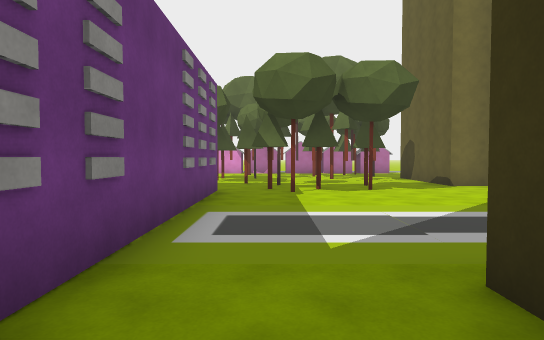
View 1 (above)

21 first-person views from a walk through a 3-D level made in the Unity game engine. The camera is 1.5 m above the floor, tilts 2° down and sees 75° across. The floor is counted in squares, 2 m on a side. Each view is taken from the middle of a square. On the plan, view 1 faces up. The plan holds only what a view shows up to about 11 squares ahead; the rest is blank. The place goes on beyond the plan. Some surface patterns are stand-ins.

View 2
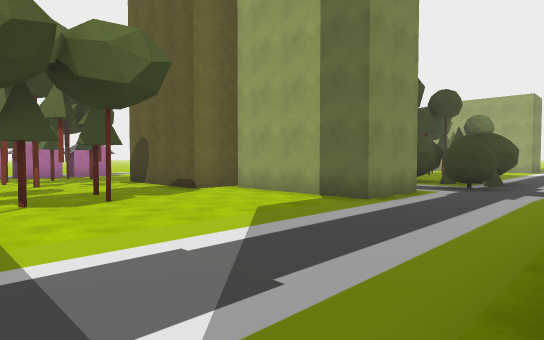

View 3
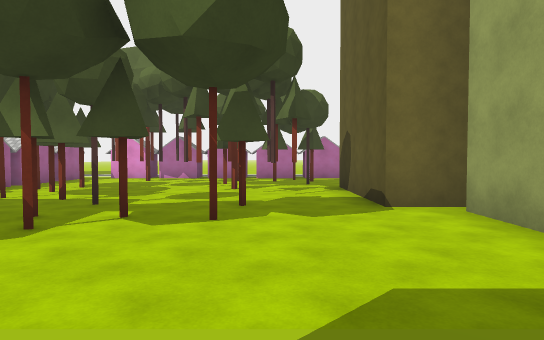

View 4
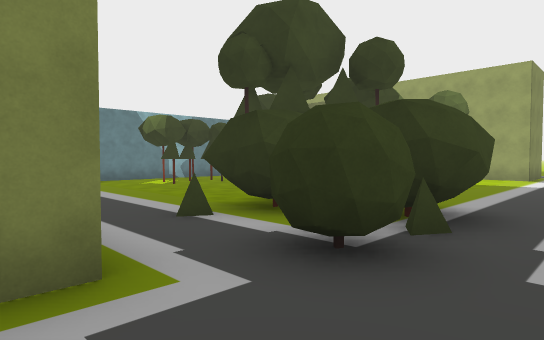

View 5
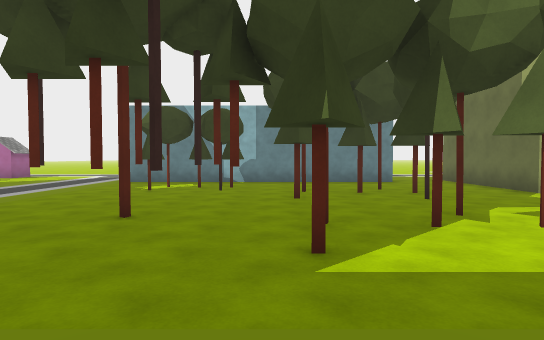

View 6
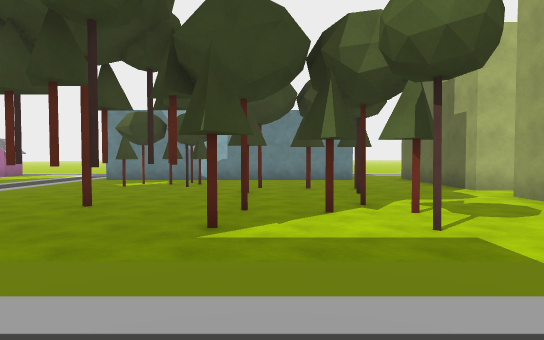

View 7
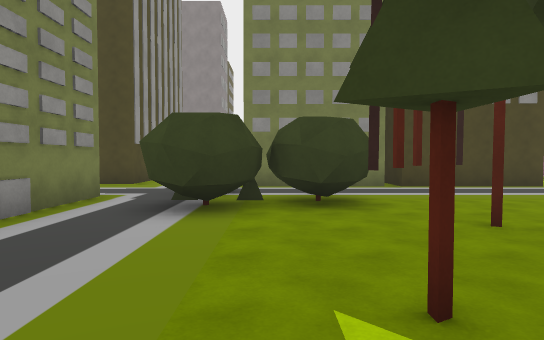

View 8
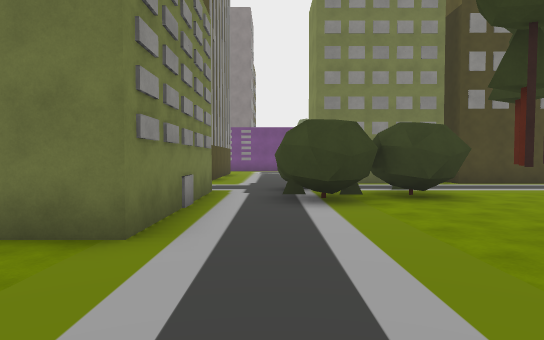

View 9
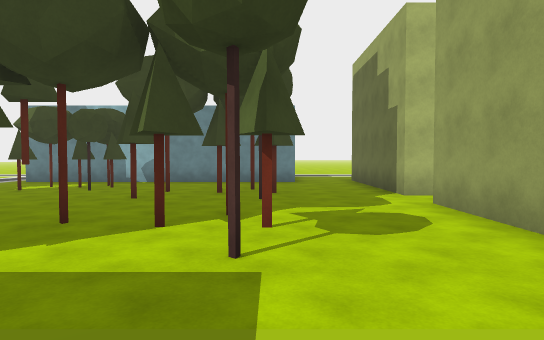

View 10
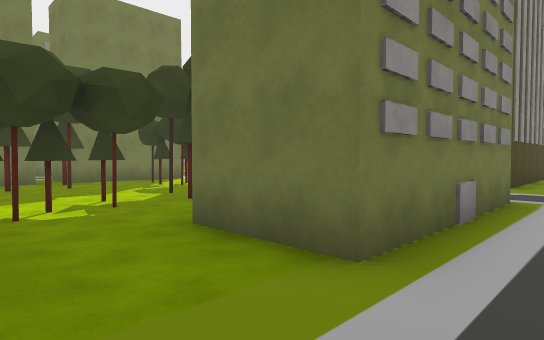

View 11
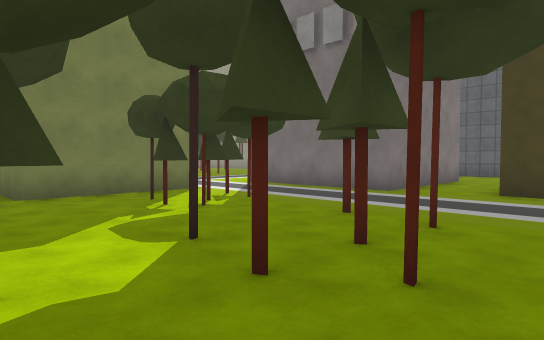

View 12
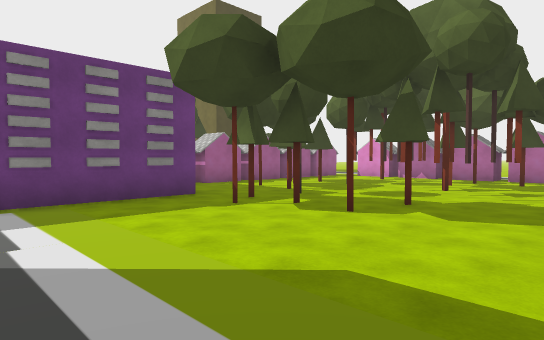

View 13
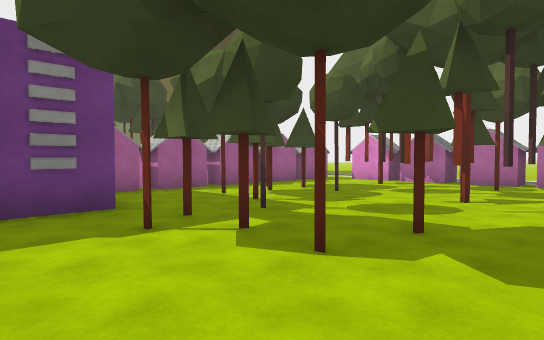

View 14
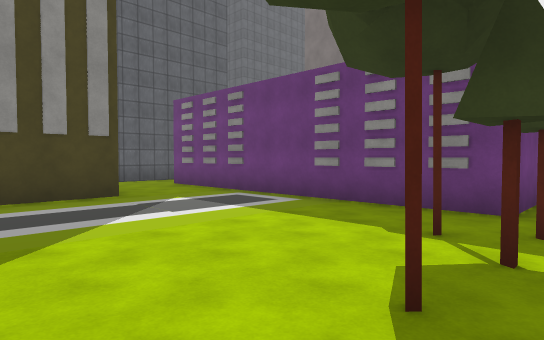

View 15
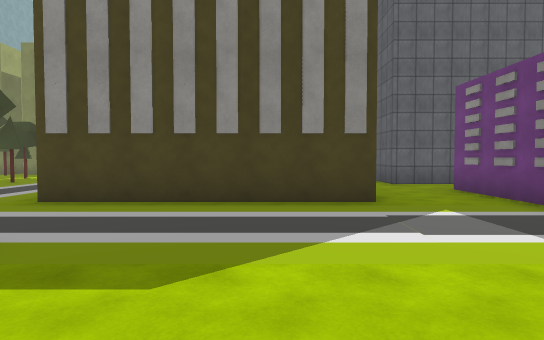

View 16
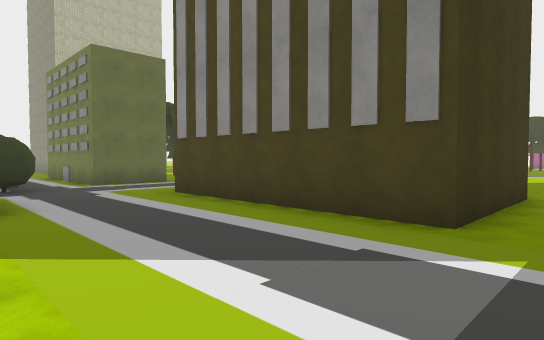

View 17
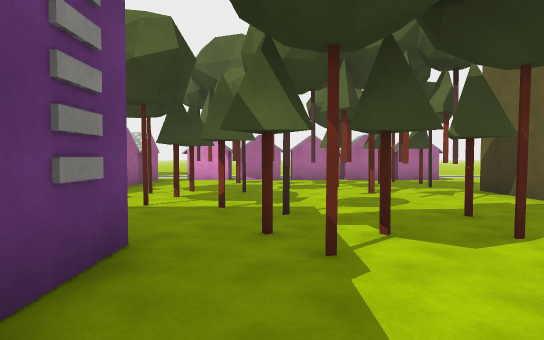

View 18
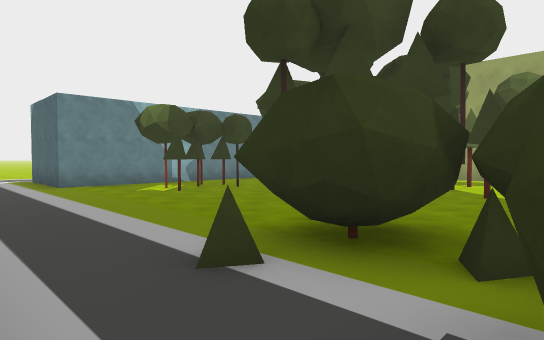

View 19
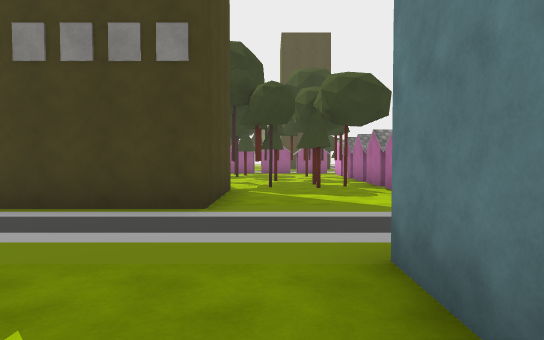

View 20
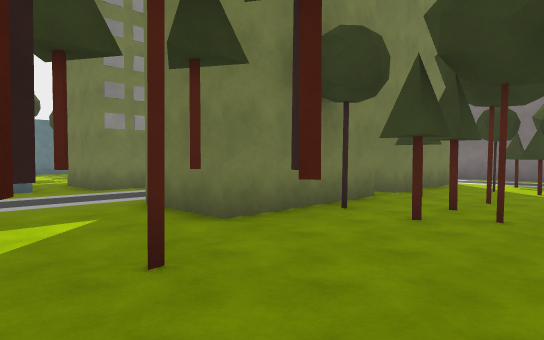

View 21
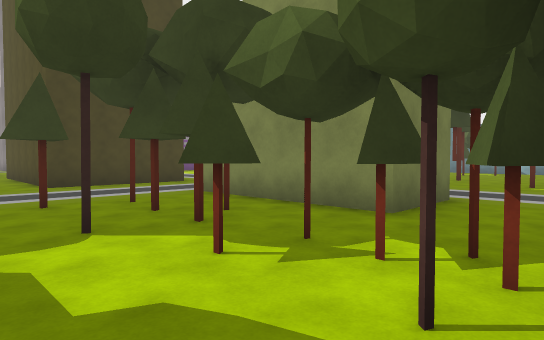

### Floor plan
Points are (right, up) in squares from view 1. A wall is a line through its corners. A room is listed if a view was taken in it or the views show most of it. See-through windows are left out.
Room 1 (views 1, 2, 3, 4, 5, 6, 7, 8, 9, 10, 12, 13, 14, 15, 16, 17, 18, 19)
walls: (7.8, 9) (7.8, 5.3) (5.7, 5.3) (5.7, 9); (7.8, 9.4) (4.7, 9.4) (4.7, 13) (7.8, 13) (7.8, 9.4); (10.1, 0.5) (10.1, 2.7) (14.8, 2.7) (14.8, 0.5); (-1.2, 8.1) (-1.2, -0.2); (18.7, 14.9) (10.5, 14.9) (10.5, 15.5); (20.6, 7.4) (20.6, 9.9); (20.6, 11) (20.6, 15); (-2.9, 8) (-1.5, 8); (1.2, -0.6) (1.2, 2) (7, 2) (7, 0.5); (-3.7, 9.6) (-3.7, 8.9); (-3.7, 11.4) (-3.7, 10); (-3.7, 13.1) (-3.7, 11.8); (-3.7, 14.9) (-3.7, 13.5)
ways out: opening at (8.5, 1.5) to room 2; opening at (16, 1) to room 2; opening at (0, 0)
objects: cone (-3, 12); cone (-2, 11); cone (-2, 12); cone (-2, 13); cone (-2, 15); cone (-1, 10); cone (-1, 13); cone (0, 8); cone (0, 9); cone (0, 10); cone (0, 14); other object (0, 15); cone (1, 8); cone (1, 12); cone (1, 13); cone (2, 8); cone (2, 14); cone (2, 15); cone (3, 9) to (3, 10); cone (3, 11); cone (3, 13); cone (3, 14); cone (3, 15); cone (4, 14); cone (4, 15); cone (9, 4) to (10, 5); cone (10, 7); cone (11, 4); cone (11, 6); cone (12, 4) to (12, 5); cone (12, 6) to (12, 7); cone (12, 8); cone (12, 9); cone (12, 12); cone (12, 13); cone (13, 10); cone (13, 13); cone (14, 7); cone (14, 9); cone (14, 12); cone (14, 13); cone (15, 7); cone (15, 8); cone (15, 11); cone (16, 8); cone (16, 12); cone (17, 8); cone (17, 9); cone (17, 12); cone (18, 7); cone (18, 8); cone (18, 10); cone (18, 12)
Room 2 (views 11, 20, 21)
walls: (14.6, -7.5) (18.4, -7.5) (18.4, -9.6); (10.2, -7.5) (13.8, -7.5); (14.8, 0.5) (10.1, 0.5); (7.5, -3.8) (7.5, -7.8); (18.2, -12.5) (18.2, -14.5); (7, 0.5) (7, -1.7)
ways out: opening at (8.5, 1.5) to room 1; opening at (16, 1) to room 1; opening at (7, -2.5); opening at (8.5, -8); opening at (18, -11); opening at (19, -13.5); gap at (16, -7)
objects: cone (10, -6); cone (11, -5); cone (11, -3); cone (11, -1); cone (12, -6); cone (12, -5); cone (12, -2); cone (13, -3); cone (13, -2); cone (13, -1); cone (14, -7); cone (14, -6); cone (15, -2); cone (15, -1); cone (16, -6); cone (16, -5); cone (16, -2); cone (16, -1); cone (17, -7); cone (17, -6); cone (17, -2); cone (19, -7); cone (19, -6); cone (20, -7); cone (20, -5); cone (21, -6); cone (21, -5)

Where each view was taken, in squares from view 1:
view 1: 0 up, 0 right, facing up
view 2: 2 up, 0 right, facing up-right
view 3: 4 up, 3 right, facing up
view 4: 3 up, 7 right, facing up-right
view 5: 4 up, 15 right, facing up
view 6: 3 up, 16 right, facing up
view 7: 6 up, 17 right, facing left
view 8: 4 up, 18 right, facing left
view 9: 4 up, 18 right, facing up
view 10: 4 up, 17 right, facing down-left
view 11: 0 up, 15 right, facing down-left
view 12: 4 up, 5 right, facing up-left
view 13: 6 up, 4 right, facing up-left
view 14: 9 up, 4 right, facing down-left
view 15: 8 up, 3 right, facing down
view 16: 6 up, 0 right, facing down-right
view 17: 5 up, 0 right, facing up
view 18: 5 up, 8 right, facing up-right
view 19: 14 up, 13 right, facing left
view 20: 4 down, 21 right, facing down-left
view 21: 4 down, 17 right, facing up-left
